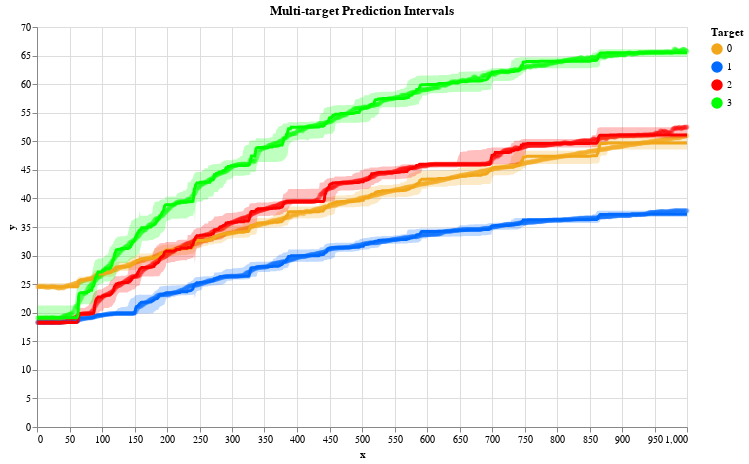

Notebook source saved alongside this figure:
### Markdown cell above
**Multi target prediction using motor temperatures data**

### Code cell
legend = {
    "pm": "#f2a619",
    "stator_yoke": "#006aff",
    "stator_tooth": '#ff0000',
    "stator_winding": '#00ff00'
}

df = pd.read_csv("motor_temperatures.csv",nrows=1000)
X = df.drop(['pm', 'stator_yoke', 'stator_tooth', 'stator_winding'], axis=1).values
y = df[['pm', 'stator_yoke', 'stator_tooth', 'stator_winding']].values

X_train, X_test, y_train, y_test = train_test_split(X, y, test_size=0.2, random_state=0)

qrf = RandomForestQuantileRegressor(max_samples_leaf=None, max_depth=4, random_state=0)
qrf.fit(X_train, y_train)
y_pred = qrf.predict(X, quantiles=[0.025, 0.5, 0.975])
funcs=[0,1,2,3]
np.tile(X, len(funcs))
ar=np.linspace(1,1000,1000)
# Update the DataFrame with the new y_true values (which are already loaded)
df = pd.DataFrame(
    {
        "x": np.tile(ar, len(funcs)),
        "y": y.reshape(-1, order="F"),
        "y_true": y.reshape(-1, order="F"),  # Use the correct column name or adjust accordingly
        "y_pred": np.concatenate([y_pred[:, i, 1] for i in range(len(funcs))]),
        "y_pred_low": np.concatenate([y_pred[:, i, 0] for i in range(len(funcs))]),
        "y_pred_upp": np.concatenate([y_pred[:, i, 2] for i in range(len(funcs))]),
        "target": np.concatenate([[f"{i}"] * len(X) for i in range(len(funcs))]),
    }
)




chart = plot_multioutputs(df, legend)
chart

### Figure 1 — Vega-Lite specification as saved in the notebook (floating-point values rounded to 4 significant figures; data arrays with more than 128 entries replaced by an {"elided": "..."} marker saying what was removed)
{"config": {"view": {"continuousWidth": 400, "continuousHeight": 300}, "range": {"category": ["#f2a619", "#006aff", "#ff0000", "#00ff00"]}}, "layer": [{"mark": {"type": "circle", "color": "black", "opacity": 0.25, "size": 25}, "encoding": {"color": {"condition": {"field": "target", "legend": {"symbolOpacity": 1}, "scale": {"range": ["#f2a619", "#006aff", "#ff0000", "#00ff00"]}, "sort": ["pm", "stator_yoke", "stator_tooth", "stator_winding"], "title": "Target", "type": "nominal", "selection": "selector001"}, "value": "lightgray"}, "tooltip": [{"field": "target", "title": "Target", "type": "nominal"}, {"field": "x", "format": ",.3f", "title": "X", "type": "quantitative"}, {"field": "y", "format": ",.3f", "title": "Y", "type": "quantitative"}, {"field": "y_true", "format": ",.3f", "title": "Y", "type": "quantitative"}, {"field": "y_pred", "format": ",.3f", "title": "Predicted Y", "type": "quantitative"}, {"field": "y_pred_low", "format": ",.3f", "title": "Predicted Lower Y", "type": "quantitative"}, {"field": "y_pred_upp", "format": ",.3f", "title": "Predicted Upper Y", "type": "quantitative"}], "x": {"field": "x", "scale": {"nice": false}, "type": "quantitative"}, "y": {"field": "y", "type": "quantitative"}}, "selection": {"selector001": {"type": "multi", "fields": ["target"]}}}, {"mark": {"type": "area", "opacity": 0.25}, "encoding": {"color": {"condition": {"field": "target", "legend": {"symbolOpacity": 1}, "scale": {"range": ["#f2a619", "#006aff", "#ff0000", "#00ff00"]}, "sort": ["pm", "stator_yoke", "stator_tooth", "stator_winding"], "title": "Target", "type": "nominal", "selection": "selector001"}, "value": "lightgray"}, "tooltip": [{"field": "target", "title": "Target", "type": "nominal"}, {"field": "x", "format": ",.3f", "title": "X", "type": "quantitative"}, {"field": "y", "format": ",.3f", "title": "Y", "type": "quantitative"}, {"field": "y_true", "format": ",.3f", "title": "Y", "type": "quantitative"}, {"field": "y_pred", "format": ",.3f", "title": "Predicted Y", "type": "quantitative"}, {"field": "y_pred_low", "format": ",.3f", "title": "Predicted Lower Y", "type": "quantitative"}, {"field": "y_pred_upp", "format": ",.3f", "title": "Predicted Upper Y", "type": "quantitative"}], "x": {"field": "x", "scale": {"nice": false}, "title": "x", "type": "quantitative"}, "y": {"field": "y_pred_low", "title": "y", "type": "quantitative"}, "y2": {"field": "y_pred_upp", "title": null}}}, {"mark": {"type": "line", "color": "black", "size": 3}, "encoding": {"color": {"condition": {"field": "target", "legend": {"symbolOpacity": 1}, "scale": {"range": ["#f2a619", "#006aff", "#ff0000", "#00ff00"]}, "sort": ["pm", "stator_yoke", "stator_tooth", "stator_winding"], "title": "Target", "type": "nominal", "selection": "selector001"}, "value": "lightgray"}, "tooltip": [{"field": "target", "title": "Target", "type": "nominal"}, {"field": "x", "format": ",.3f", "title": "X", "type": "quantitative"}, {"field": "y", "format": ",.3f", "title": "Y", "type": "quantitative"}, {"field": "y_true", "format": ",.3f", "title": "Y", "type": "quantitative"}, {"field": "y_pred", "format": ",.3f", "title": "Predicted Y", "type": "quantitative"}, {"field": "y_pred_low", "format": ",.3f", "title": "Predicted Lower Y", "type": "quantitative"}, {"field": "y_pred_upp", "format": ",.3f", "title": "Predicted Upper Y", "type": "quantitative"}], "x": {"field": "x", "scale": {"nice": false}, "title": "x", "type": "quantitative"}, "y": {"field": "y_pred", "title": "y", "type": "quantitative"}}}], "data": {"name": "data-6c12ad899f396d3764f1ae6bfe97c2dc"}, "height": 400, "title": "Multi-target Prediction Intervals", "width": 650, "$schema": "https://vega.github.io/schema/vega-lite/v4.17.0.json", "datasets": {"data-6c12ad899f396d3764f1ae6bfe97c2dc": {"elided": "4000 records"}}}
